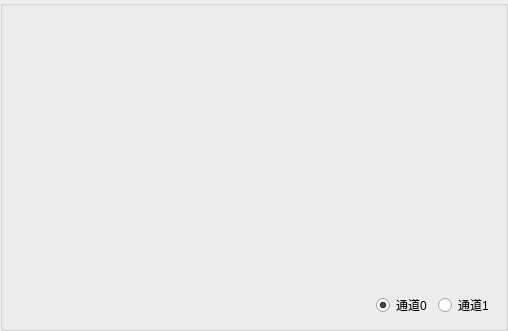
      <widget class="QGroupBox" name="groupBox_16">
       <property name="sizePolicy">
        <sizepolicy hsizetype="Expanding" vsizetype="Expanding">
         <horstretch>0</horstretch>
         <verstretch>0</verstretch>
        </sizepolicy>
       </property>
       <property name="title">
        <string/>
       </property>
       <layout class="QGridLayout" name="gridLayout_19">
        <item row="0" column="0">
         <widget class="QLabel" name="label_video">
          <property name="sizePolicy">
           <sizepolicy hsizetype="Expanding" vsizetype="Expanding">
            <horstretch>0</horstretch>
            <verstretch>0</verstretch>
           </sizepolicy>
          </property>
          <property name="minimumSize">
           <size>
            <width>480</width>
            <height>270</height>
           </size>
          </property>
          <property name="palette">
           <palette>
            <active>
             <colorrole role="Base">
              <brush brushstyle="SolidPattern">
               <color alpha="255">
                <red>255</red>
                <green>255</green>
                <blue>255</blue>
               </color>
              </brush>
             </colorrole>
            </active>
            <inactive>
             <colorrole role="Base">
              <brush brushstyle="SolidPattern">
               <color alpha="255">
                <red>255</red>
                <green>255</green>
                <blue>255</blue>
               </color>
              </brush>
             </colorrole>
            </inactive>
            <disabled>
             <colorrole role="Base">
              <brush brushstyle="SolidPattern">
               <color alpha="255">
                <red>212</red>
                <green>208</green>
                <blue>200</blue>
               </color>
              </brush>
             </colorrole>
            </disabled>
           </palette>
          </property>
          <property name="autoFillBackground">
           <bool>false</bool>
          </property>
          <property name="text">
           <string/>
          </property>
         </widget>
        </item>
        <item row="1" column="0">
         <layout class="QHBoxLayout" name="horizontalLayout_4">
          <item>
           <spacer name="horizontalSpacer_18">
            <property name="orientation">
             <enum>Qt::Horizontal</enum>
            </property>
            <property name="sizeHint" stdset="0">
             <size>
              <width>40</width>
              <height>20</height>
             </size>
            </property>
           </spacer>
          </item>
          <item>
           <widget class="QRadioButton" name="radioButton_channel0_mode">
            <property name="sizePolicy">
             <sizepolicy hsizetype="Maximum" vsizetype="Maximum">
              <horstretch>0</horstretch>
              <verstretch>0</verstretch>
             </sizepolicy>
            </property>
            <property name="minimumSize">
             <size>
              <width>0</width>
              <height>22</height>
             </size>
            </property>
            <property name="text">
             <string>通道0</string>
            </property>
            <property name="checked">
             <bool>true</bool>
            </property>
           </widget>
          </item>
          <item>
           <widget class="QRadioButton" name="radioButton_channel1_mode">
            <property name="sizePolicy">
             <sizepolicy hsizetype="Maximum" vsizetype="Maximum">
              <horstretch>0</horstretch>
              <verstretch>0</verstretch>
             </sizepolicy>
            </property>
            <property name="minimumSize">
             <size>
              <width>0</width>
              <height>22</height>
             </size>
            </property>
            <property name="text">
             <string>通道1</string>
            </property>
           </widget>
          </item>
         </layout>
        </item>
       </layout>
      </widget>
